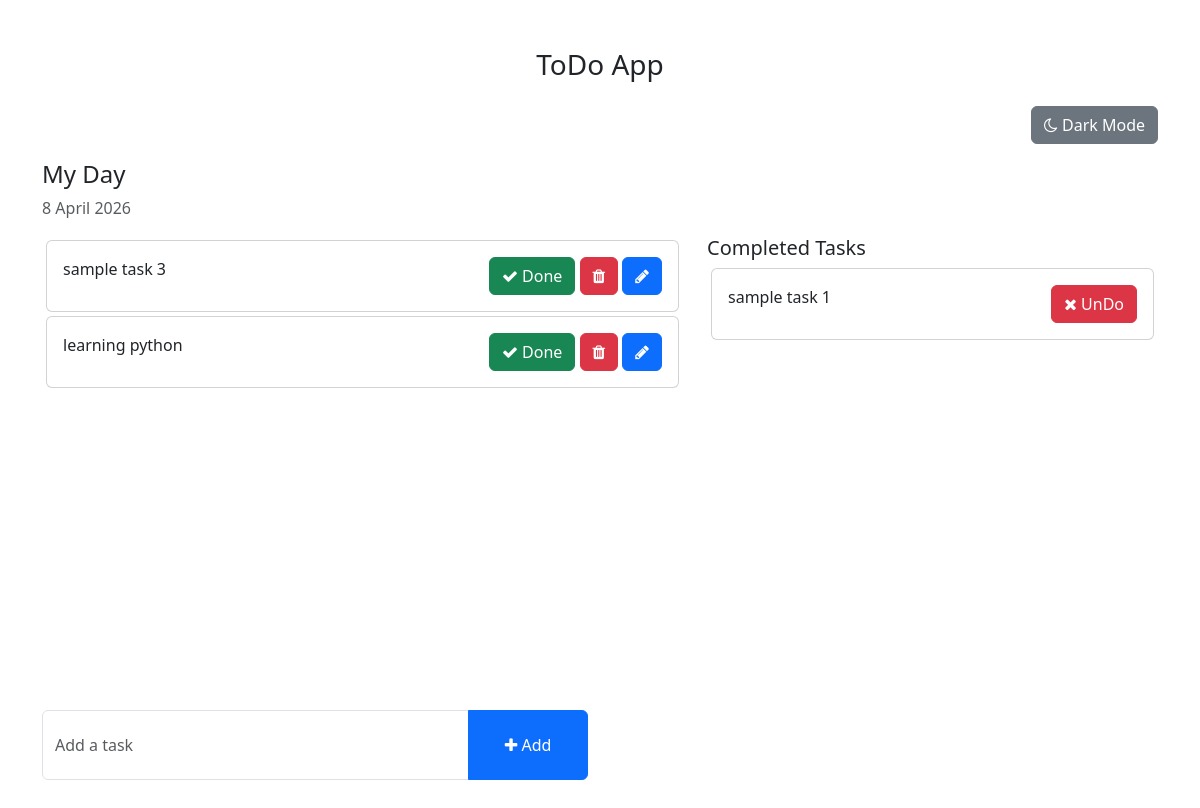
/, run on an earlier commit of the app's database.
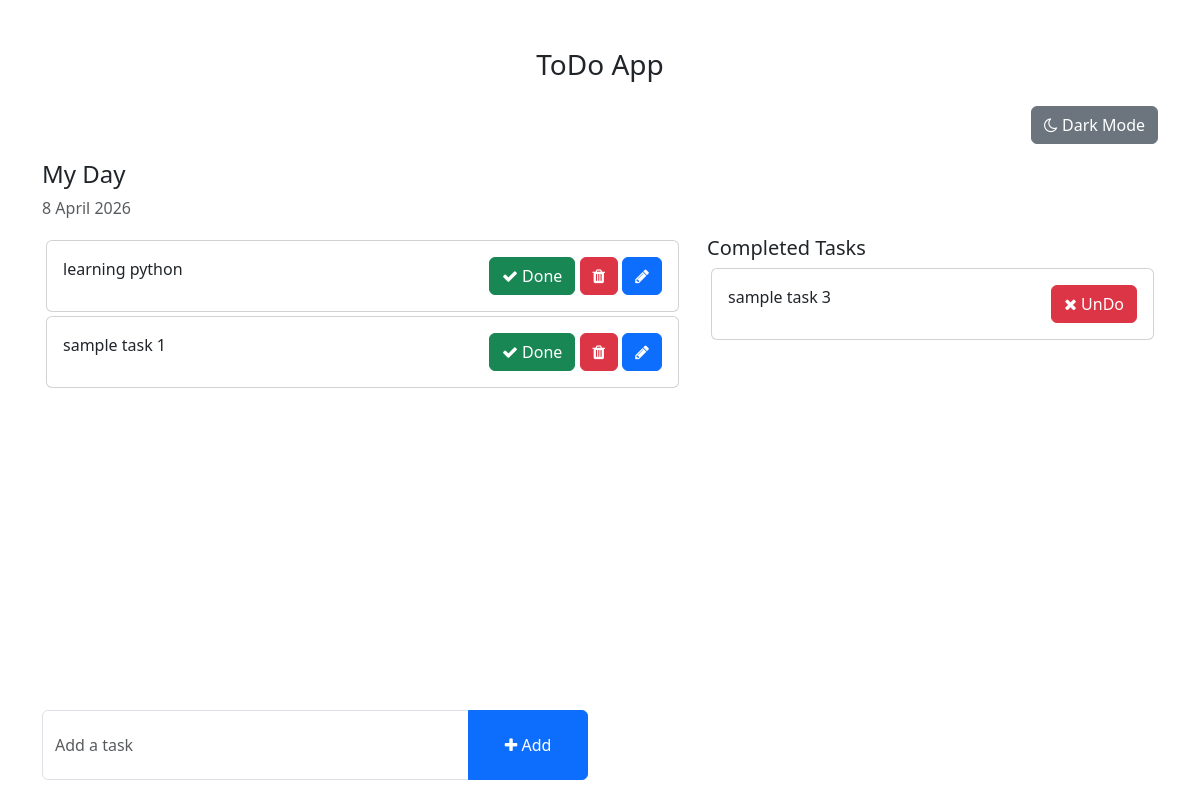
And on a later commit of the database.
### todo/models.py (models this page shows, shortened)
class Task(models.Model):
    task=models.CharField(max_length=250)
    is_completed=models.BooleanField(default=False)
    created_at=models.DateTimeField(auto_now_add=True)
    updated_at=models.DateTimeField(auto_now=True)

### todo_main/views.py (the view)
# urls.py: 2. Add a URL to urlpatterns:  path('', views.home, name='home')
def home(request):
    task=Task.objects.filter(is_completed=False).order_by('updated_at')
    completed_tasks=Task.objects.filter(is_completed=True)
    context={
        'tasks': task,
        'completed_tasks':completed_tasks,
    }
    return render(request,'home.html',context)

### templates/home.html (shortened to what this page needs)
{% load static %}
<!DOCTYPE html>
<html lang="en">
<head>
    <link href="https://cdn.jsdelivr.net/npm/bootstrap@5.3.0-alpha1/dist/css/bootstrap.min.css" rel="stylesheet">
    <link rel="stylesheet" href="https://cdnjs.cloudflare.com/ajax/libs/font-awesome/4.7.0/css/font-awesome.min.css">
</head>
<body>
    <div class="container">
        <h3 class="pt-5 text-center">ToDo App</h3>
        <div class="text-end pt-3">
            <button id="theme-toggle" class="btn btn-secondary">
            </button>
        </div>
        <div class="row mt-3">
            <h4>My Day</h4>
            <p class="text-muted">{% now "j F Y" %}</p>
            <div class="col-md-7 col-lg-7" style="height: 450px; overflow: scroll;">
                {% for task in tasks %}
                <div class="card m-1">
                    <div class="card-body">
                        {{task.task}}
                        <span style="float: right;">
                            <a href="{% url 'mark_as_done' task.id %}" class="btn btn-success"><i class="fa fa-check"></i> Done</a>
                            <a href="#" class="btn btn-danger" onclick="confirmDelete({{ task.id }}, '{{ task.task|escapejs }}')">
                            <i class="fa fa-trash"></i></a>
                            <a href="{% url 'edit_task' task.id %}" class="btn btn-primary"><i class="fa fa-pencil"></i></a>
                        </span>
                    </div>
                </div>
                {% endfor %}
            </div>
            <div class="col-md-5 col-lg-5">
                <h5>Completed Tasks</h5>
                {% for task in completed_tasks %}
                <div class="card m-1">
                    <div class="card-body">
                        {{ task.task }}
                        <span style="float: right;">
                            <a href="{% url 'mark_as_undo' task.pk %}" class="btn btn-danger"><i class="fa fa-times"></i> UnDo</a>
                        </span>
                    </div>
                </div>
                {% endfor %}
            </div>
        </div>
        <div class="row mt-4 mb-5">
            <div class="col-12 col-md-8 col-lg-6">
                <form action="{% url 'addTask' %}" method="POST">
                    <div class="input-group">
                        <input type="text" name="task" class="form-control" placeholder="Add a task" required>
                        <button type="submit" class="btn btn-primary" style="width: 120px;">
                            <i class="fa fa-plus"></i> Add
                        </button>
                    </div>
                </form>
            </div>
        </div>
    </div>
</body>
</html>

What changed in the data, as far as the page shows it:
changed Task "sample task 1": moves from the list under "Completed Tasks" to the list under "My Day"
changed Task "sample task 3": moves from the list under "My Day" to the list under "Completed Tasks"
